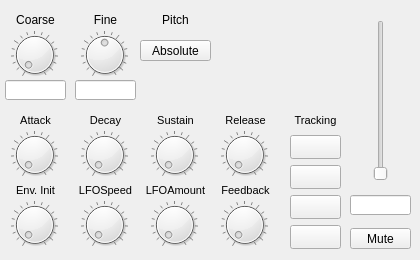
<?xml version="1.0" encoding="UTF-8"?>
<ui version="4.0">
 <class>OperatorWidget</class>
 <widget class="QWidget" name="OperatorWidget">
  <property name="geometry">
   <rect>
    <x>0</x>
    <y>0</y>
    <width>420</width>
    <height>260</height>
   </rect>
  </property>
  <property name="windowTitle">
   <string>Form</string>
  </property>
  <widget class="QSlider" name="volumeSlide">
   <property name="geometry">
    <rect>
     <x>368</x>
     <y>20</y>
     <width>25</width>
     <height>161</height>
    </rect>
   </property>
   <property name="maximum">
    <number>255</number>
   </property>
   <property name="orientation">
    <enum>Qt::Vertical</enum>
   </property>
  </widget>
  <widget class="QDial" name="coarseDial">
   <property name="geometry">
    <rect>
     <x>10</x>
     <y>30</y>
     <width>49</width>
     <height>49</height>
    </rect>
   </property>
   <property name="minimum">
    <number>0</number>
   </property>
   <property name="maximum">
    <number>255</number>
   </property>
   <property name="notchTarget">
    <double>16.000000000000000</double>
   </property>
   <property name="notchesVisible">
    <bool>true</bool>
   </property>
  </widget>
  <widget class="QLabel" name="coarseLabel">
   <property name="geometry">
    <rect>
     <x>10</x>
     <y>10</y>
     <width>51</width>
     <height>20</height>
    </rect>
   </property>
   <property name="text">
    <string>Coarse</string>
   </property>
   <property name="alignment">
    <set>Qt::AlignCenter</set>
   </property>
  </widget>
  <widget class="QDial" name="fineDial">
   <property name="geometry">
    <rect>
     <x>80</x>
     <y>30</y>
     <width>49</width>
     <height>49</height>
    </rect>
   </property>
   <property name="minimum">
    <number>-128</number>
   </property>
   <property name="maximum">
    <number>127</number>
   </property>
   <property name="notchTarget">
    <double>16.000000000000000</double>
   </property>
   <property name="notchesVisible">
    <bool>true</bool>
   </property>
  </widget>
  <widget class="QLabel" name="fineLabel">
   <property name="geometry">
    <rect>
     <x>80</x>
     <y>10</y>
     <width>51</width>
     <height>20</height>
    </rect>
   </property>
   <property name="text">
    <string>Fine</string>
   </property>
   <property name="alignment">
    <set>Qt::AlignCenter</set>
   </property>
  </widget>
  <widget class="QDial" name="attackDial">
   <property name="geometry">
    <rect>
     <x>10</x>
     <y>130</y>
     <width>49</width>
     <height>49</height>
    </rect>
   </property>
   <property name="maximum">
    <number>255</number>
   </property>
   <property name="notchTarget">
    <double>16.000000000000000</double>
   </property>
   <property name="notchesVisible">
    <bool>true</bool>
   </property>
  </widget>
  <widget class="QDial" name="decayDial">
   <property name="geometry">
    <rect>
     <x>80</x>
     <y>130</y>
     <width>49</width>
     <height>49</height>
    </rect>
   </property>
   <property name="maximum">
    <number>255</number>
   </property>
   <property name="notchTarget">
    <double>16.000000000000000</double>
   </property>
   <property name="notchesVisible">
    <bool>true</bool>
   </property>
  </widget>
  <widget class="QDial" name="sustainDial">
   <property name="geometry">
    <rect>
     <x>150</x>
     <y>130</y>
     <width>49</width>
     <height>49</height>
    </rect>
   </property>
   <property name="maximum">
    <number>255</number>
   </property>
   <property name="notchTarget">
    <double>16.000000000000000</double>
   </property>
   <property name="notchesVisible">
    <bool>true</bool>
   </property>
  </widget>
  <widget class="QDial" name="releaseDial">
   <property name="geometry">
    <rect>
     <x>220</x>
     <y>130</y>
     <width>49</width>
     <height>49</height>
    </rect>
   </property>
   <property name="maximum">
    <number>255</number>
   </property>
   <property name="notchTarget">
    <double>16.000000000000000</double>
   </property>
   <property name="notchesVisible">
    <bool>true</bool>
   </property>
  </widget>
  <widget class="QLabel" name="attackLabel">
   <property name="geometry">
    <rect>
     <x>0</x>
     <y>110</y>
     <width>71</width>
     <height>20</height>
    </rect>
   </property>
   <property name="font">
    <font>
     <pointsize>8</pointsize>
    </font>
   </property>
   <property name="text">
    <string>Attack</string>
   </property>
   <property name="alignment">
    <set>Qt::AlignCenter</set>
   </property>
  </widget>
  <widget class="QLabel" name="decayLabel">
   <property name="geometry">
    <rect>
     <x>70</x>
     <y>110</y>
     <width>71</width>
     <height>20</height>
    </rect>
   </property>
   <property name="font">
    <font>
     <pointsize>8</pointsize>
    </font>
   </property>
   <property name="text">
    <string>Decay</string>
   </property>
   <property name="alignment">
    <set>Qt::AlignCenter</set>
   </property>
  </widget>
  <widget class="QLabel" name="sustainLabel">
   <property name="geometry">
    <rect>
     <x>140</x>
     <y>110</y>
     <width>71</width>
     <height>20</height>
    </rect>
   </property>
   <property name="font">
    <font>
     <pointsize>8</pointsize>
    </font>
   </property>
   <property name="text">
    <string>Sustain</string>
   </property>
   <property name="alignment">
    <set>Qt::AlignCenter</set>
   </property>
  </widget>
  <widget class="QLabel" name="releaseLabel">
   <property name="geometry">
    <rect>
     <x>210</x>
     <y>110</y>
     <width>71</width>
     <height>20</height>
    </rect>
   </property>
   <property name="font">
    <font>
     <pointsize>8</pointsize>
    </font>
   </property>
   <property name="text">
    <string>Release</string>
   </property>
   <property name="alignment">
    <set>Qt::AlignCenter</set>
   </property>
  </widget>
  <widget class="QPushButton" name="muteButton">
   <property name="geometry">
    <rect>
     <x>350</x>
     <y>228</y>
     <width>61</width>
     <height>21</height>
    </rect>
   </property>
   <property name="text">
    <string>Mute</string>
   </property>
   <property name="checkable">
    <bool>true</bool>
   </property>
  </widget>
  <widget class="QPushButton" name="absoluteButton">
   <property name="geometry">
    <rect>
     <x>140</x>
     <y>40</y>
     <width>71</width>
     <height>21</height>
    </rect>
   </property>
   <property name="text">
    <string>Absolute</string>
   </property>
   <property name="checkable">
    <bool>true</bool>
   </property>
  </widget>
  <widget class="QLabel" name="absoluteLabel">
   <property name="geometry">
    <rect>
     <x>140</x>
     <y>10</y>
     <width>71</width>
     <height>20</height>
    </rect>
   </property>
   <property name="text">
    <string>Pitch</string>
   </property>
   <property name="alignment">
    <set>Qt::AlignCenter</set>
   </property>
  </widget>
  <widget class="QDial" name="LFOSpeedDial">
   <property name="geometry">
    <rect>
     <x>80</x>
     <y>200</y>
     <width>49</width>
     <height>49</height>
    </rect>
   </property>
   <property name="maximum">
    <number>255</number>
   </property>
   <property name="notchTarget">
    <double>16.000000000000000</double>
   </property>
   <property name="notchesVisible">
    <bool>true</bool>
   </property>
  </widget>
  <widget class="QLabel" name="LFOSpeedLabel">
   <property name="geometry">
    <rect>
     <x>70</x>
     <y>180</y>
     <width>71</width>
     <height>20</height>
    </rect>
   </property>
   <property name="font">
    <font>
     <pointsize>8</pointsize>
    </font>
   </property>
   <property name="text">
    <string>LFOSpeed</string>
   </property>
   <property name="alignment">
    <set>Qt::AlignCenter</set>
   </property>
  </widget>
  <widget class="QDial" name="LFOAmountDial">
   <property name="geometry">
    <rect>
     <x>150</x>
     <y>200</y>
     <width>49</width>
     <height>49</height>
    </rect>
   </property>
   <property name="minimum">
    <number>0</number>
   </property>
   <property name="maximum">
    <number>255</number>
   </property>
   <property name="notchTarget">
    <double>16.000000000000000</double>
   </property>
   <property name="notchesVisible">
    <bool>true</bool>
   </property>
  </widget>
  <widget class="QLabel" name="LFOAmountLabel">
   <property name="geometry">
    <rect>
     <x>140</x>
     <y>180</y>
     <width>71</width>
     <height>20</height>
    </rect>
   </property>
   <property name="font">
    <font>
     <pointsize>8</pointsize>
    </font>
   </property>
   <property name="text">
    <string>LFOAmount</string>
   </property>
   <property name="alignment">
    <set>Qt::AlignCenter</set>
   </property>
  </widget>
  <widget class="QDial" name="feedbackDial">
   <property name="geometry">
    <rect>
     <x>220</x>
     <y>200</y>
     <width>49</width>
     <height>49</height>
    </rect>
   </property>
   <property name="minimum">
    <number>0</number>
   </property>
   <property name="maximum">
    <number>255</number>
   </property>
   <property name="notchTarget">
    <double>16.000000000000000</double>
   </property>
   <property name="notchesVisible">
    <bool>true</bool>
   </property>
  </widget>
  <widget class="QLabel" name="feedbackLabel">
   <property name="geometry">
    <rect>
     <x>210</x>
     <y>180</y>
     <width>71</width>
     <height>20</height>
    </rect>
   </property>
   <property name="font">
    <font>
     <pointsize>8</pointsize>
    </font>
   </property>
   <property name="text">
    <string>Feedback</string>
   </property>
   <property name="alignment">
    <set>Qt::AlignCenter</set>
   </property>
  </widget>
  <widget class="QPushButton" name="trackSoftHighButton">
   <property name="geometry">
    <rect>
     <x>290</x>
     <y>135</y>
     <width>51</width>
     <height>24</height>
    </rect>
   </property>
   <property name="text">
    <string/>
   </property>
   <property name="icon">
    <iconset resource="resources.qrc">
     <normaloff>:/images/res/voltrack-a.png</normaloff>:/images/res/voltrack-a.png</iconset>
   </property>
   <property name="iconSize">
    <size>
     <width>32</width>
     <height>16</height>
    </size>
   </property>
   <property name="checkable">
    <bool>true</bool>
   </property>
  </widget>
  <widget class="QPushButton" name="trackSoftLowButton">
   <property name="geometry">
    <rect>
     <x>290</x>
     <y>195</y>
     <width>51</width>
     <height>24</height>
    </rect>
   </property>
   <property name="text">
    <string/>
   </property>
   <property name="icon">
    <iconset resource="resources.qrc">
     <normaloff>:/images/res/voltrack-c.png</normaloff>:/images/res/voltrack-c.png</iconset>
   </property>
   <property name="iconSize">
    <size>
     <width>32</width>
     <height>16</height>
    </size>
   </property>
   <property name="checkable">
    <bool>true</bool>
   </property>
  </widget>
  <widget class="QPushButton" name="trackHardHighButton">
   <property name="geometry">
    <rect>
     <x>290</x>
     <y>165</y>
     <width>51</width>
     <height>24</height>
    </rect>
   </property>
   <property name="text">
    <string/>
   </property>
   <property name="icon">
    <iconset resource="resources.qrc">
     <normaloff>:/images/res/voltrack-b.png</normaloff>:/images/res/voltrack-b.png</iconset>
   </property>
   <property name="iconSize">
    <size>
     <width>32</width>
     <height>16</height>
    </size>
   </property>
   <property name="checkable">
    <bool>true</bool>
   </property>
  </widget>
  <widget class="QPushButton" name="trackHardLowButton">
   <property name="geometry">
    <rect>
     <x>290</x>
     <y>225</y>
     <width>51</width>
     <height>24</height>
    </rect>
   </property>
   <property name="text">
    <string/>
   </property>
   <property name="icon">
    <iconset resource="resources.qrc">
     <normaloff>:/images/res/voltrack-d.png</normaloff>:/images/res/voltrack-d.png</iconset>
   </property>
   <property name="iconSize">
    <size>
     <width>32</width>
     <height>16</height>
    </size>
   </property>
   <property name="checkable">
    <bool>true</bool>
   </property>
  </widget>
  <widget class="QLabel" name="trackingLabel">
   <property name="geometry">
    <rect>
     <x>280</x>
     <y>110</y>
     <width>71</width>
     <height>20</height>
    </rect>
   </property>
   <property name="font">
    <font>
     <pointsize>8</pointsize>
    </font>
   </property>
   <property name="text">
    <string>Tracking</string>
   </property>
   <property name="alignment">
    <set>Qt::AlignCenter</set>
   </property>
  </widget>
  <widget class="QLabel" name="initLabel">
   <property name="geometry">
    <rect>
     <x>0</x>
     <y>180</y>
     <width>71</width>
     <height>20</height>
    </rect>
   </property>
   <property name="font">
    <font>
     <pointsize>8</pointsize>
    </font>
   </property>
   <property name="text">
    <string>Env. Init</string>
   </property>
   <property name="alignment">
    <set>Qt::AlignCenter</set>
   </property>
  </widget>
  <widget class="QDial" name="initDial">
   <property name="geometry">
    <rect>
     <x>10</x>
     <y>200</y>
     <width>49</width>
     <height>49</height>
    </rect>
   </property>
   <property name="maximum">
    <number>255</number>
   </property>
   <property name="notchTarget">
    <double>16.000000000000000</double>
   </property>
   <property name="notchesVisible">
    <bool>true</bool>
   </property>
  </widget>
  <widget class="QLineEdit" name="coarseLine">
   <property name="geometry">
    <rect>
     <x>5</x>
     <y>80</y>
     <width>61</width>
     <height>20</height>
    </rect>
   </property>
   <property name="maxLength">
    <number>10</number>
   </property>
   <property name="alignment">
    <set>Qt::AlignCenter</set>
   </property>
  </widget>
  <widget class="QLineEdit" name="fineLine">
   <property name="geometry">
    <rect>
     <x>75</x>
     <y>80</y>
     <width>61</width>
     <height>20</height>
    </rect>
   </property>
   <property name="maxLength">
    <number>10</number>
   </property>
   <property name="alignment">
    <set>Qt::AlignCenter</set>
   </property>
  </widget>
  <widget class="QLineEdit" name="volumeLine">
   <property name="geometry">
    <rect>
     <x>350</x>
     <y>195</y>
     <width>61</width>
     <height>20</height>
    </rect>
   </property>
   <property name="maxLength">
    <number>10</number>
   </property>
   <property name="alignment">
    <set>Qt::AlignCenter</set>
   </property>
  </widget>
  <widget class="Envelope" name="envelopeWidget" native="true">
   <property name="geometry">
    <rect>
     <x>220</x>
     <y>20</y>
     <width>120</width>
     <height>80</height>
    </rect>
   </property>
  </widget>
 </widget>
 <customwidgets>
  <customwidget>
   <class>Envelope</class>
   <extends>QWidget</extends>
   <header>envelope.h</header>
   <container>1</container>
  </customwidget>
 </customwidgets>
 <resources>
  <include location="resources.qrc"/>
 </resources>
 <connections/>
</ui>
